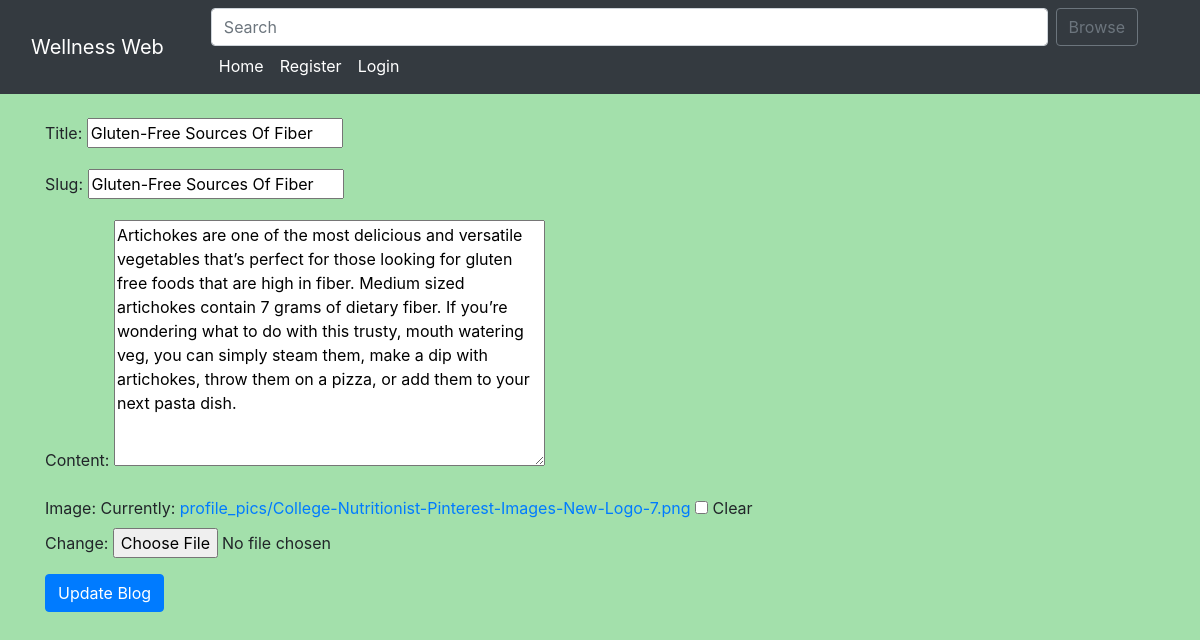
Screenshot of /edit_blog_post/Gluten-Free Sources Of Fiber/ with the database file from the repository.
### home/models.py (models this page shows, shortened)
class BlogPost(models.Model):
    title=models.CharField(max_length=255)
    author= models.ForeignKey(User, on_delete=models.CASCADE)
    slug=models.CharField(max_length=130)
    content=models.TextField()
    image = models.ImageField(upload_to="profile_pics", blank=True, null=True)
    dateTime=models.DateTimeField(auto_now_add=True)

### home/views.py (the view)
# urls.py: path("edit_blog_post/<str:slug>/", UpdatePostView.as_view(), name="edit_blog_post"),
class UpdatePostView(UpdateView):
    model = BlogPost
    template_name = 'edit_blog_post.html'
    fields = ['title', 'slug', 'content', 'image']

### home/templates/edit_blog_post.html (shortened to what this page needs)
{% extends 'base.html' %} {% block title %} Edit Blog Post {% endblock %}
{% block css %} {% endblock %} {% block body %}
<form enctype="multipart/form-data" method="POST">
  <div class="container mt-4">
    {{ form.as_p }}
    <button class="btn btn-primary">Update Blog</button>
  </div>
</form>
{% endblock %}

### rows the page displays
BlogPost: title "Gluten-Free Sources Of Fiber", slug "Gluten-Free Sources Of Fiber", content "Artichokes are one of the most delicious and versatile vegetables that’s perfect for those looking for gluten free foods that are high in fiber. Medium sized artichokes contain 7 grams of dietary fiber. If you’re wondering what to do with this trusty, mouth watering veg, you can simply steam them, make a dip with artichokes, throw them on a pizza, or add them to your next pasta dish."
